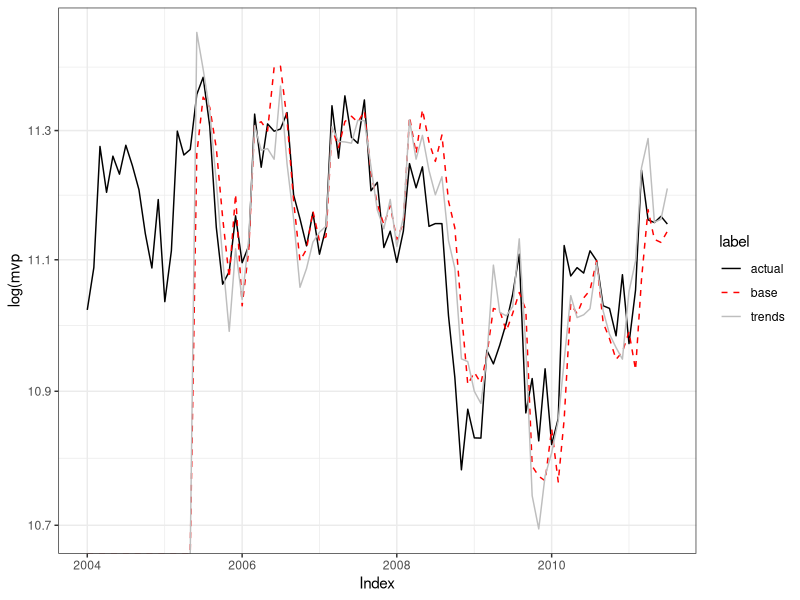
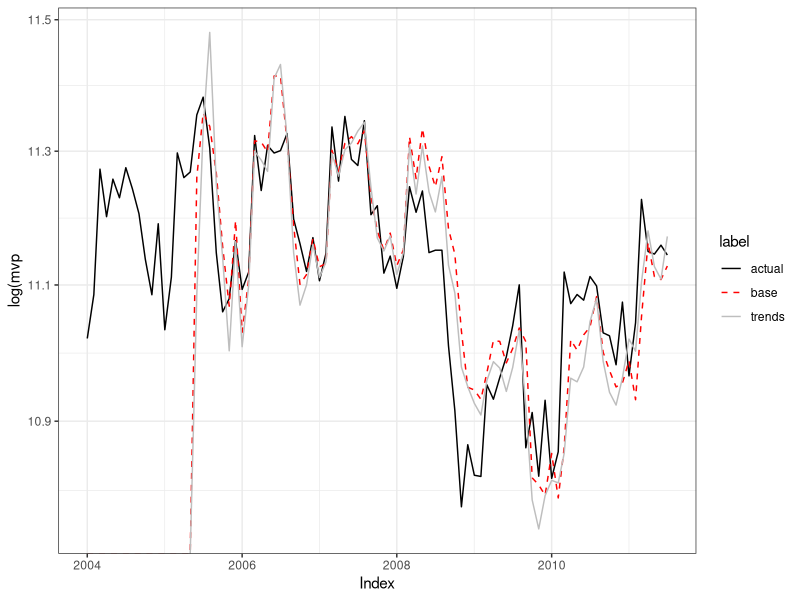

R code for these plots, in order:
## ---- chunk 1
library(tidyverse)
library(scales)
library(modelr)
library(lubridate)
library(readr)
library(dplyr)
library(zoo)

library(broom)

library(modelr)

library(readxl)

# set plot theme
theme_set(theme_bw())
## ---- chunk 2
auto <- read_csv("merged.csv")

auto_sales <- auto %>% 
  mutate(lag_1 = lag(sales, 1), 
         lag_12 = lag(sales,12),log_sales =log(sales))
auto_sales

## ---- chunk 3
model_base <- lm(log_sales ~ log(lag_1) + log(lag_12), data = auto_sales)
summary(model_base)

model_trends <- lm(log_sales ~ log(lag_1) + log(lag_12) + suvs + insurance, data = auto_sales)
summary(model_trends)
## ---- chunk 4
rolling_base <- lm(log_sales ~ log(lag_1) + 
                   log(lag_12), data = auto_sales[1:17,])

rolling_trends <- lm(log_sales ~ log(lag_1) + log(lag_12) + 
                  suvs + insurance, data = auto_sales[1:17,])

rolling_all <- auto_sales %>% mutate(base = 0, trends= 0, actual = 
                log_sales) 

rolling_all


K <- 18:91

for (k in K){
   
  rolling_base <- lm(actual ~ log(lag_1) + log(lag_12), data =       rolling_all[1:k-1,])
   
   rolling_trends <- lm(actual ~ log(lag_1) + log(lag_12) + suvs + insurance, data = rolling_all[1:k-1,])
   
   
   rolling_all$base[k] <- predict(rolling_base, rolling_all[k,]) 
   
   rolling_all$trends[k] <- predict(rolling_trends, rolling_all[k,])
  
}
rolling_all
## ---- chunk 5

rolling_all %>% pivot_longer(names_to = "label", values_to = "value", c("actual","base","trends")) %>% 
ggplot(aes(x=Period, y = value,color = label, linetype = label))+ 
geom_line(aes(y = value, color = label, linetype= label))+ 
scale_colour_manual(values=c("black", "red","grey"))+ scale_y_log10() +
scale_linetype_manual(values = c("solid", "dashed", "solid"))+
xlab('Index')+ ylab('log(mvp')




  
## ---- chunk 6

mae_base <- mean(abs(rolling_all$log_sales - rolling_all$base))

mae_trends <- mean(abs(rolling_all$log_sales - rolling_all$trends))



## ---- chunk 7
sales <- read_xls("sales.xls")
year_month <- as.yearmon(sales$Period, "%b-%Y")
sales$Period <- as.Date(year_month)

insurance <- read_csv("New_auto_insurance.csv")
insurance <- insurance %>% rename(Period = Month, insurance = `Geo: United States`)

suvs <- read_csv("New_Trucks_suvs.csv")
suvs <- suvs %>% rename(Period = Month, suvs = `Geo: United States`)

insurance_suvs <- left_join(insurance, suvs, by = "Period") %>% 
  mutate(Period = as.Date(as.yearmon(Period, "%Y-%m")))

join_all <- left_join(insurance_suvs, sales, by = "Period") %>% mutate(sales = as.numeric(Value))
join_all

## ---- chunk 8
join_all <- join_all %>% mutate(mont_1 = lag(sales, 1), mont_12 = lag(sales,12), sales =log(sales))

model_1 <- lm(sales ~ mont_1 + mont_12, data = join_all)
summary(model_1)

model_2 <- lm(sales ~ mont_1 + mont_12 + insurance + suvs, data = join_all)
summary(model_2)


## ---- chunk 9
new_join <- join_all %>% mutate(base = 0, trends = 0, actual = sales) 

new_join

K <- 18:91

for (k in K){
   
  rolling_base <- lm(actual ~ mont_1 + mont_12, data = new_join[1:k-1,])
   
   rolling_trends <- lm(actual ~ mont_1 + mont_12 + suvs + insurance, data = new_join[1:k-1,])
   
   
   new_join$base[k] <- predict(rolling_base, new_join[k,]) 
   
   new_join$trends[k] <- predict(rolling_trends, new_join[k,])
  
}
new_join
## ---- chunk 10
new_join %>% pivot_longer(names_to = "label", values_to = "value", c("actual","base","trends")) %>% 
ggplot(aes(x=Period, y = value,color = label, linetype = label))+ 
geom_line(aes(y = value, color = label, linetype= label))+ 
scale_colour_manual(values=c("black", "red","grey"))+ scale_y_log10() +
scale_linetype_manual(values = c("solid", "dashed", "solid"))+
xlab('Index')+ ylab('log(mvp')

